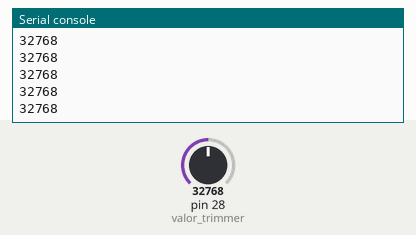
Recording of a program running on a simulated MicroPython board. Shown: the last lines printed to the serial console. Inputs (shaded band) come from the test bench; at power-on: pin 28 (valor_trimmer) = 32768 (analog values on the 0–65535 scale).

Above: at 1.2 s.
1.3 s: pin 28 (valor_trimmer) set to 45874
At 1.31 s:
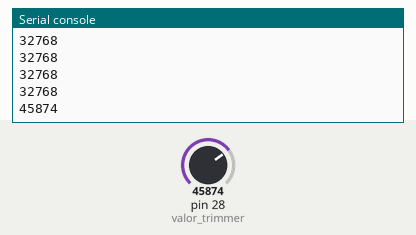
2.8 s: pin 28 (valor_trimmer) set to 57670
At 2.81 s:
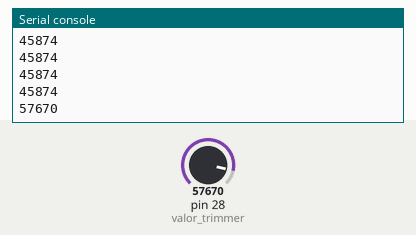
Timing chart, 0 to 5.8 s (numbered marks = the images above; inputs shaded):
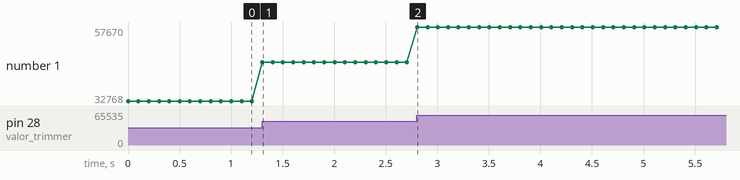

Measured:
- after the input at 1.3 s, the serial console: prints a new line at once (image 1)
- after the input at 2.8 s, the serial console: prints a new line at once (image 2)
- plotted number 1: 32768 → 45874 after the input at 1.3 s, 45874 → 57670 after the input at 2.8 s

The program:

Codigo-Trimmer-analogico.py
```python
# By: Jonathan Ord
# Canal de YouTube: https://youtube.com/@sr.newAlt

from machine import ADC
import time

# Configurar el Pin ADC
valor_trimmer = ADC(2)

while(True):

    # Leer el valor analógico en 16 bits
    valor_analogico = valor_trimmer.read_u16()

    # Mostrar el valor leido
    print(valor_analogico)

    # Crear una espera
    time.sleep_ms(100)

    
```
